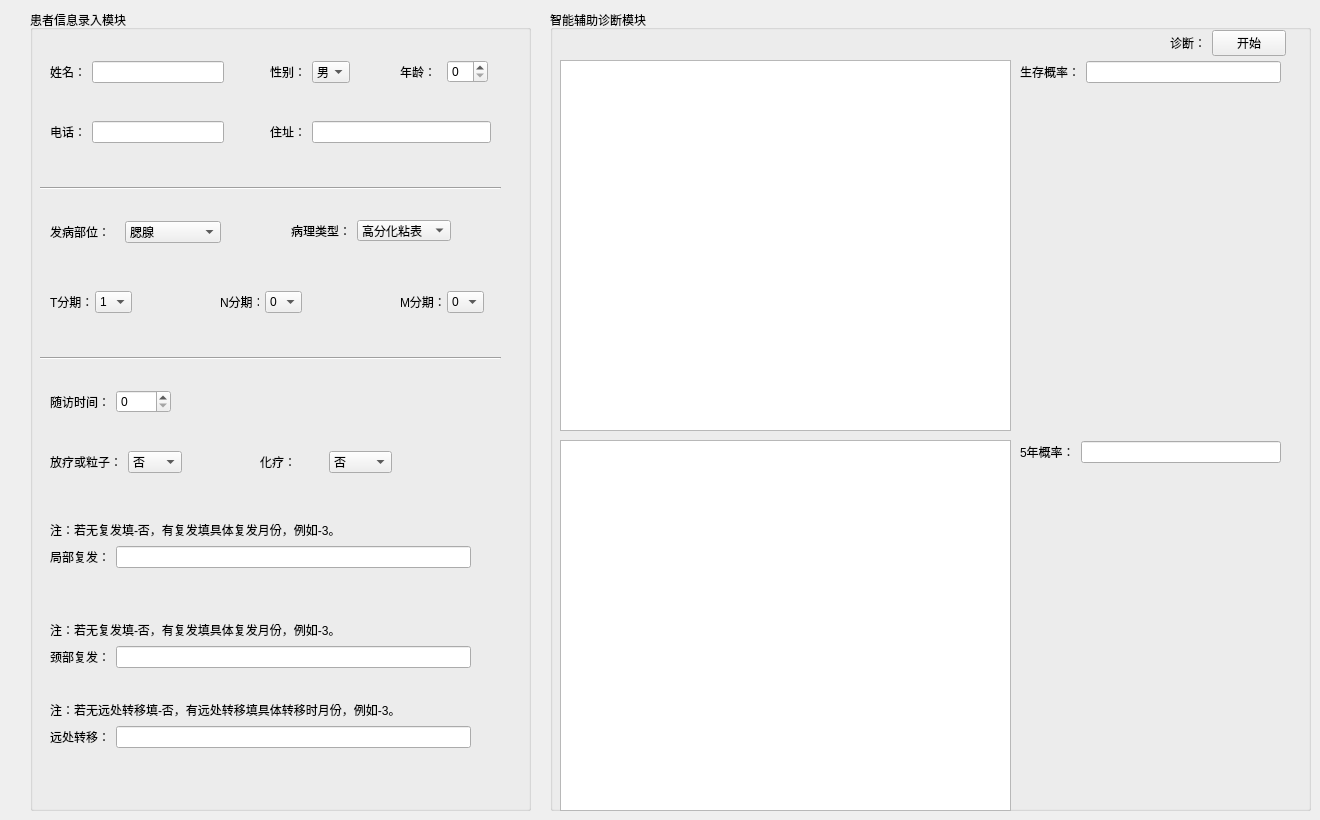
     <widget class="QWidget" name="tab_4">
      <attribute name="title">
       <string>患者病情诊断</string>
      </attribute>
      <widget class="QGroupBox" name="groupBox_4">
       <property name="geometry">
        <rect>
         <x>30</x>
         <y>10</y>
         <width>501</width>
         <height>801</height>
        </rect>
       </property>
       <property name="title">
        <string>患者信息录入模块</string>
       </property>
       <widget class="QWidget" name="layoutWidget_2">
        <property name="geometry">
         <rect>
          <x>190</x>
          <y>280</y>
          <width>82</width>
          <height>24</height>
         </rect>
        </property>
        <layout class="QHBoxLayout" name="horizontalLayout_14">
         <item>
          <widget class="QLabel" name="label_28">
           <property name="text">
            <string>N分期：</string>
           </property>
          </widget>
         </item>
         <item>
          <widget class="QComboBox" name="comboBox_8">
           <item>
            <property name="text">
             <string>0</string>
            </property>
           </item>
           <item>
            <property name="text">
             <string>1</string>
            </property>
           </item>
           <item>
            <property name="text">
             <string>2</string>
            </property>
           </item>
           <item>
            <property name="text">
             <string>3</string>
            </property>
           </item>
          </widget>
         </item>
        </layout>
       </widget>
       <widget class="QWidget" name="layoutWidget_3">
        <property name="geometry">
         <rect>
          <x>370</x>
          <y>280</y>
          <width>84</width>
          <height>24</height>
         </rect>
        </property>
        <layout class="QHBoxLayout" name="horizontalLayout_15">
         <item>
          <widget class="QLabel" name="label_29">
           <property name="text">
            <string>M分期：</string>
           </property>
          </widget>
         </item>
         <item>
          <widget class="QComboBox" name="comboBox_9">
           <item>
            <property name="text">
             <string>0</string>
            </property>
           </item>
           <item>
            <property name="text">
             <string>1</string>
            </property>
           </item>
          </widget>
         </item>
        </layout>
       </widget>
       <widget class="QWidget" name="layoutWidget_4">
        <property name="geometry">
         <rect>
          <x>20</x>
          <y>610</y>
          <width>421</width>
          <height>48</height>
         </rect>
        </property>
        <layout class="QVBoxLayout" name="verticalLayout_2">
         <item>
          <widget class="QLabel" name="label_33">
           <property name="text">
            <string>注：若无复发填-否，有复发填具体复发月份，例如-3。</string>
           </property>
          </widget>
         </item>
         <item>
          <layout class="QHBoxLayout" name="horizontalLayout_18">
           <item>
            <widget class="QLabel" name="label_34">
             <property name="text">
              <string>颈部复发：</string>
             </property>
            </widget>
           </item>
           <item>
            <widget class="QLineEdit" name="lineEdit_11"/>
           </item>
          </layout>
         </item>
        </layout>
       </widget>
       <widget class="QWidget" name="layoutWidget_5">
        <property name="geometry">
         <rect>
          <x>20</x>
          <y>690</y>
          <width>421</width>
          <height>48</height>
         </rect>
        </property>
        <layout class="QVBoxLayout" name="verticalLayout_3">
         <item>
          <widget class="QLabel" name="label_35">
           <property name="text">
            <string>注：若无远处转移填-否，有远处转移填具体转移时月份，例如-3。</string>
           </property>
          </widget>
         </item>
         <item>
          <layout class="QHBoxLayout" name="horizontalLayout_19">
           <item>
            <widget class="QLabel" name="label_36">
             <property name="text">
              <string>远处转移：</string>
             </property>
            </widget>
           </item>
           <item>
            <widget class="QLineEdit" name="lineEdit_12"/>
           </item>
          </layout>
         </item>
        </layout>
       </widget>
       <widget class="QWidget" name="layoutWidget_6">
        <property name="geometry">
         <rect>
          <x>20</x>
          <y>440</y>
          <width>132</width>
          <height>24</height>
         </rect>
        </property>
        <layout class="QHBoxLayout" name="horizontalLayout_20">
         <item>
          <widget class="QLabel" name="label_37">
           <property name="text">
            <string>放疗或粒子：</string>
           </property>
          </widget>
         </item>
         <item>
          <widget class="QComboBox" name="comboBox_10">
           <item>
            <property name="text">
             <string>否</string>
            </property>
           </item>
           <item>
            <property name="text">
             <string>是</string>
            </property>
           </item>
           <item>
            <property name="text">
             <string>未知</string>
            </property>
           </item>
          </widget>
         </item>
        </layout>
       </widget>
       <widget class="QWidget" name="layoutWidget_7">
        <property name="geometry">
         <rect>
          <x>230</x>
          <y>440</y>
          <width>132</width>
          <height>24</height>
         </rect>
        </property>
        <layout class="QHBoxLayout" name="horizontalLayout_21">
         <item>
          <widget class="QLabel" name="label_38">
           <property name="text">
            <string>化疗：</string>
           </property>
          </widget>
         </item>
         <item>
          <widget class="QComboBox" name="comboBox_11">
           <item>
            <property name="text">
             <string>否</string>
            </property>
           </item>
           <item>
            <property name="text">
             <string>是</string>
            </property>
           </item>
           <item>
            <property name="text">
             <string>未知</string>
            </property>
           </item>
          </widget>
         </item>
        </layout>
       </widget>
       <widget class="Line" name="line_3">
        <property name="geometry">
         <rect>
          <x>10</x>
          <y>170</y>
          <width>461</width>
          <height>16</height>
         </rect>
        </property>
        <property name="orientation">
         <enum>Qt::Horizontal</enum>
        </property>
       </widget>
       <widget class="Line" name="line_4">
        <property name="geometry">
         <rect>
          <x>10</x>
          <y>340</y>
          <width>461</width>
          <height>16</height>
         </rect>
        </property>
        <property name="orientation">
         <enum>Qt::Horizontal</enum>
        </property>
       </widget>
       <widget class="QWidget" name="layoutWidget">
        <property name="geometry">
         <rect>
          <x>20</x>
          <y>50</y>
          <width>174</width>
          <height>24</height>
         </rect>
        </property>
        <layout class="QHBoxLayout" name="horizontalLayout_6">
         <item>
          <widget class="QLabel" name="label_20">
           <property name="text">
            <string>姓名：</string>
           </property>
          </widget>
         </item>
         <item>
          <widget class="QLineEdit" name="lineEdit_5"/>
         </item>
        </layout>
       </widget>
       <widget class="QWidget" name="layoutWidget">
        <property name="geometry">
         <rect>
          <x>240</x>
          <y>50</y>
          <width>80</width>
          <height>24</height>
         </rect>
        </property>
        <layout class="QHBoxLayout" name="horizontalLayout_9">
         <item>
          <widget class="QLabel" name="label_23">
           <property name="text">
            <string>性别：</string>
           </property>
          </widget>
         </item>
         <item>
          <widget class="QComboBox" name="comboBox">
           <item>
            <property name="text">
             <string>男</string>
            </property>
           </item>
           <item>
            <property name="text">
             <string>女</string>
            </property>
           </item>
          </widget>
         </item>
        </layout>
       </widget>
       <widget class="QWidget" name="layoutWidget">
        <property name="geometry">
         <rect>
          <x>370</x>
          <y>50</y>
          <width>88</width>
          <height>24</height>
         </rect>
        </property>
        <layout class="QHBoxLayout" name="horizontalLayout_10">
         <item>
          <widget class="QLabel" name="label_24">
           <property name="text">
            <string>年龄：</string>
           </property>
          </widget>
         </item>
         <item>
          <widget class="QSpinBox" name="spinBox_2">
           <property name="maximum">
            <number>86</number>
           </property>
          </widget>
         </item>
        </layout>
       </widget>
       <widget class="QWidget" name="layoutWidget">
        <property name="geometry">
         <rect>
          <x>20</x>
          <y>110</y>
          <width>174</width>
          <height>24</height>
         </rect>
        </property>
        <layout class="QHBoxLayout" name="horizontalLayout_7">
         <item>
          <widget class="QLabel" name="label_21">
           <property name="text">
            <string>电话：</string>
           </property>
          </widget>
         </item>
         <item>
          <widget class="QLineEdit" name="lineEdit_6">
           <property name="text">
            <string/>
           </property>
          </widget>
         </item>
        </layout>
       </widget>
       <widget class="QWidget" name="layoutWidget">
        <property name="geometry">
         <rect>
          <x>240</x>
          <y>110</y>
          <width>221</width>
          <height>24</height>
         </rect>
        </property>
        <layout class="QHBoxLayout" name="horizontalLayout_8">
         <item>
          <widget class="QLabel" name="label_22">
           <property name="text">
            <string>住址：</string>
           </property>
          </widget>
         </item>
         <item>
          <widget class="QLineEdit" name="lineEdit_7">
           <property name="text">
            <string/>
           </property>
          </widget>
         </item>
        </layout>
       </widget>
       <widget class="QWidget" name="layoutWidget">
        <property name="geometry">
         <rect>
          <x>20</x>
          <y>210</y>
          <width>171</width>
          <height>24</height>
         </rect>
        </property>
        <layout class="QHBoxLayout" name="horizontalLayout_11">
         <item>
          <widget class="QLabel" name="label_25">
           <property name="text">
            <string>发病部位：</string>
           </property>
          </widget>
         </item>
         <item>
          <widget class="QComboBox" name="comboBox_2">
           <item>
            <property name="text">
             <string>腮腺</string>
            </property>
           </item>
           <item>
            <property name="text">
             <string>颌下腺</string>
            </property>
           </item>
           <item>
            <property name="text">
             <string>舌下腺+口底</string>
            </property>
           </item>
           <item>
            <property name="text">
             <string>颚</string>
            </property>
           </item>
           <item>
            <property name="text">
             <string>磨牙后区</string>
            </property>
           </item>
           <item>
            <property name="text">
             <string>颊</string>
            </property>
           </item>
           <item>
            <property name="text">
             <string>舌</string>
            </property>
           </item>
           <item>
            <property name="text">
             <string>唇</string>
            </property>
           </item>
           <item>
            <property name="text">
             <string>上颌</string>
            </property>
           </item>
           <item>
            <property name="text">
             <string>其他</string>
            </property>
           </item>
          </widget>
         </item>
        </layout>
       </widget>
       <widget class="QWidget" name="layoutWidget">
        <property name="geometry">
         <rect>
          <x>20</x>
          <y>280</y>
          <width>82</width>
          <height>24</height>
         </rect>
        </property>
        <layout class="QHBoxLayout" name="horizontalLayout_13">
         <item>
          <widget class="QLabel" name="label_27">
           <property name="text">
            <string>T分期：</string>
           </property>
          </widget>
         </item>
         <item>
          <widget class="QComboBox" name="comboBox_7">
           <item>
            <property name="text">
             <string>1</string>
            </property>
           </item>
           <item>
            <property name="text">
             <string>2</string>
            </property>
           </item>
           <item>
            <property name="text">
             <string>3</string>
            </property>
           </item>
           <item>
            <property name="text">
             <string>4</string>
            </property>
           </item>
          </widget>
         </item>
        </layout>
       </widget>
       <widget class="QWidget" name="layoutWidget">
        <property name="geometry">
         <rect>
          <x>20</x>
          <y>380</y>
          <width>121</width>
          <height>24</height>
         </rect>
        </property>
        <layout class="QHBoxLayout" name="horizontalLayout_16">
         <item>
          <widget class="QLabel" name="label_30">
           <property name="text">
            <string>随访时间：</string>
           </property>
          </widget>
         </item>
         <item>
          <widget class="QSpinBox" name="spinBox_3">
           <property name="maximum">
            <number>60</number>
           </property>
          </widget>
         </item>
        </layout>
       </widget>
       <widget class="QWidget" name="layoutWidget">
        <property name="geometry">
         <rect>
          <x>20</x>
          <y>510</y>
          <width>421</width>
          <height>48</height>
         </rect>
        </property>
        <layout class="QVBoxLayout" name="verticalLayout">
         <item>
          <widget class="QLabel" name="label_32">
           <property name="text">
            <string>注：若无复发填-否，有复发填具体复发月份，例如-3。</string>
           </property>
          </widget>
         </item>
         <item>
          <layout class="QHBoxLayout" name="horizontalLayout_17">
           <item>
            <widget class="QLabel" name="label_31">
             <property name="text">
              <string>局部复发：</string>
             </property>
            </widget>
           </item>
           <item>
            <widget class="QLineEdit" name="lineEdit_8"/>
           </item>
          </layout>
         </item>
        </layout>
       </widget>
       <widget class="QWidget" name="layoutWidget">
        <property name="geometry">
         <rect>
          <x>261</x>
          <y>210</y>
          <width>160</width>
          <height>21</height>
         </rect>
        </property>
        <layout class="QHBoxLayout" name="horizontalLayout_44">
         <item>
          <widget class="QLabel" name="label_26">
           <property name="text">
            <string>病理类型：</string>
           </property>
          </widget>
         </item>
         <item>
          <widget class="QComboBox" name="comboBox_3">
           <item>
            <property name="text">
             <string>高分化粘表</string>
            </property>
           </item>
           <item>
            <property name="text">
             <string>中分化粘表</string>
            </property>
           </item>
           <item>
            <property name="text">
             <string>低分化粘表</string>
            </property>
           </item>
           <item>
            <property name="text">
             <string>腺样囊性癌</string>
            </property>
           </item>
           <item>
            <property name="text">
             <string>癌在多形性腺瘤中</string>
            </property>
           </item>
           <item>
            <property name="text">
             <string>非特异性腺癌</string>
            </property>
           </item>
           <item>
            <property name="text">
             <string>腺泡细胞癌</string>
            </property>
           </item>
           <item>
            <property name="text">
             <string>肌上皮癌</string>
            </property>
           </item>
           <item>
            <property name="text">
             <string>多型性腺癌</string>
            </property>
           </item>
           <item>
            <property name="text">
             <string>基底细胞腺癌</string>
            </property>
           </item>
           <item>
            <property name="text">
             <string>唾液腺导管癌</string>
            </property>
           </item>
           <item>
            <property name="text">
             <string>鳞状细胞癌</string>
            </property>
           </item>
           <item>
            <property name="text">
             <string>淋巴上皮癌</string>
            </property>
           </item>
           <item>
            <property name="text">
             <string>上皮-肌上皮癌</string>
            </property>
           </item>
           <item>
            <property name="text">
             <string>嗜酸细胞腺癌</string>
            </property>
           </item>
           <item>
            <property name="text">
             <string>透明细胞癌</string>
            </property>
           </item>
           <item>
            <property name="text">
             <string>其他</string>
            </property>
           </item>
          </widget>
         </item>
        </layout>
       </widget>
      </widget>
      <widget class="QGroupBox" name="groupBox_8">
       <property name="geometry">
        <rect>
         <x>550</x>
         <y>10</y>
         <width>761</width>
         <height>801</height>
        </rect>
       </property>
       <property name="title">
        <string>智能辅助诊断模块</string>
       </property>
       <widget class="QTableWidget" name="tableWidget_3">
        <property name="geometry">
         <rect>
          <x>10</x>
          <y>50</y>
          <width>451</width>
          <height>371</height>
         </rect>
        </property>
       </widget>
       <widget class="QTableWidget" name="tableWidget_4">
        <property name="geometry">
         <rect>
          <x>10</x>
          <y>430</y>
          <width>451</width>
          <height>371</height>
         </rect>
        </property>
       </widget>
       <widget class="QLabel" name="label_40">
        <property name="geometry">
         <rect>
          <x>20</x>
          <y>60</y>
          <width>431</width>
          <height>351</height>
         </rect>
        </property>
        <property name="text">
         <string/>
        </property>
       </widget>
       <widget class="QWidget" name="layoutWidget">
        <property name="geometry">
         <rect>
          <x>620</x>
          <y>20</y>
          <width>116</width>
          <height>26</height>
         </rect>
        </property>
        <layout class="QHBoxLayout" name="horizontalLayout_22">
         <item>
          <widget class="QLabel" name="label_39">
           <property name="text">
            <string>诊断：</string>
           </property>
          </widget>
         </item>
         <item>
          <widget class="QPushButton" name="pushButton_15">
           <property name="text">
            <string>开始</string>
           </property>
          </widget>
         </item>
        </layout>
       </widget>
       <widget class="QWidget" name="layoutWidget">
        <property name="geometry">
         <rect>
          <x>470</x>
          <y>50</y>
          <width>261</width>
          <height>24</height>
         </rect>
        </property>
        <layout class="QHBoxLayout" name="horizontalLayout_23">
         <item>
          <widget class="QLabel" name="label_42">
           <property name="text">
            <string>生存概率：</string>
           </property>
          </widget>
         </item>
         <item>
          <widget class="QLineEdit" name="lineEdit_13"/>
         </item>
        </layout>
       </widget>
       <widget class="QWidget" name="layoutWidget">
        <property name="geometry">
         <rect>
          <x>470</x>
          <y>430</y>
          <width>261</width>
          <height>24</height>
         </rect>
        </property>
        <layout class="QHBoxLayout" name="horizontalLayout_24">
         <item>
          <widget class="QLabel" name="label_44">
           <property name="text">
            <string>5年概率：</string>
           </property>
          </widget>
         </item>
         <item>
          <widget class="QLineEdit" name="lineEdit_14"/>
         </item>
        </layout>
       </widget>
       <widget class="QLabel" name="label_41">
        <property name="geometry">
         <rect>
          <x>20</x>
          <y>440</y>
          <width>431</width>
          <height>351</height>
         </rect>
        </property>
        <property name="text">
         <string/>
        </property>
       </widget>
      </widget>
     </widget>
